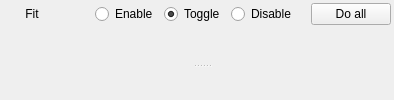
        <widget class="QWidget" name="widget_6" native="true">
         <property name="sizePolicy">
          <sizepolicy hsizetype="Expanding" vsizetype="Preferred">
           <horstretch>0</horstretch>
           <verstretch>0</verstretch>
          </sizepolicy>
         </property>
         <layout class="QVBoxLayout" name="verticalLayout_4">
          <property name="leftMargin">
           <number>9</number>
          </property>
          <property name="topMargin">
           <number>0</number>
          </property>
          <property name="rightMargin">
           <number>0</number>
          </property>
          <property name="bottomMargin">
           <number>0</number>
          </property>
          <item>
           <widget class="QWidget" name="widget_4" native="true">
            <layout class="QVBoxLayout" name="verticalLayout_5">
             <property name="spacing">
              <number>6</number>
             </property>
             <property name="leftMargin">
              <number>3</number>
             </property>
             <property name="topMargin">
              <number>3</number>
             </property>
             <property name="rightMargin">
              <number>3</number>
             </property>
             <property name="bottomMargin">
              <number>0</number>
             </property>
             <item>
              <layout class="QHBoxLayout" name="horizontalLayout_18">
               <property name="topMargin">
                <number>0</number>
               </property>
               <item>
                <widget class="QLabel" name="label_12">
                 <property name="font">
                  <font>
                   <family>Arial</family>
                  </font>
                 </property>
                 <property name="text">
                  <string>    Fit</string>
                 </property>
                </widget>
               </item>
               <item>
                <spacer name="horizontalSpacer_11">
                 <property name="orientation">
                  <enum>Qt::Horizontal</enum>
                 </property>
                 <property name="sizeHint" stdset="0">
                  <size>
                   <width>40</width>
                   <height>20</height>
                  </size>
                 </property>
                </spacer>
               </item>
               <item>
                <widget class="QWidget" name="widget_2" native="true">
                 <property name="minimumSize">
                  <size>
                   <width>20</width>
                   <height>0</height>
                  </size>
                 </property>
                 <layout class="QHBoxLayout" name="horizontalLayout_27">
                  <property name="topMargin">
                   <number>0</number>
                  </property>
                  <property name="bottomMargin">
                   <number>0</number>
                  </property>
                  <item>
                   <widget class="QRadioButton" name="enable_point_radioutton">
                    <property name="sizePolicy">
                     <sizepolicy hsizetype="Preferred" vsizetype="Fixed">
                      <horstretch>0</horstretch>
                      <verstretch>0</verstretch>
                     </sizepolicy>
                    </property>
                    <property name="text">
                     <string>Enable</string>
                    </property>
                   </widget>
                  </item>
                  <item>
                   <widget class="QRadioButton" name="toggle_point_radiobutton">
                    <property name="sizePolicy">
                     <sizepolicy hsizetype="Preferred" vsizetype="Fixed">
                      <horstretch>0</horstretch>
                      <verstretch>0</verstretch>
                     </sizepolicy>
                    </property>
                    <property name="text">
                     <string>Toggle</string>
                    </property>
                    <property name="checked">
                     <bool>true</bool>
                    </property>
                   </widget>
                  </item>
                  <item>
                   <widget class="QRadioButton" name="disable_point_radiobutton">
                    <property name="sizePolicy">
                     <sizepolicy hsizetype="Preferred" vsizetype="Fixed">
                      <horstretch>0</horstretch>
                      <verstretch>0</verstretch>
                     </sizepolicy>
                    </property>
                    <property name="text">
                     <string>Disable</string>
                    </property>
                   </widget>
                  </item>
                 </layout>
                </widget>
               </item>
               <item>
                <widget class="QPushButton" name="p_enable_all_button">
                 <property name="sizePolicy">
                  <sizepolicy hsizetype="Preferred" vsizetype="Fixed">
                   <horstretch>0</horstretch>
                   <verstretch>0</verstretch>
                  </sizepolicy>
                 </property>
                 <property name="maximumSize">
                  <size>
                   <width>200</width>
                   <height>16777215</height>
                  </size>
                 </property>
                 <property name="font">
                  <font>
                   <family>Arial</family>
                  </font>
                 </property>
                 <property name="text">
                  <string>Do all</string>
                 </property>
                </widget>
               </item>
              </layout>
             </item>
             <item>
              <widget class="QWidget" name="widget_5" native="true">
               <layout class="QVBoxLayout" name="verticalLayout_8">
                <property name="leftMargin">
                 <number>0</number>
                </property>
                <property name="topMargin">
                 <number>0</number>
                </property>
                <property name="rightMargin">
                 <number>0</number>
                </property>
                <property name="bottomMargin">
                 <number>0</number>
                </property>
                <item>
                 <widget class="QSplitter" name="analysis_plots_splitter">
                  <property name="sizePolicy">
                   <sizepolicy hsizetype="Preferred" vsizetype="Expanding">
                    <horstretch>0</horstretch>
                    <verstretch>0</verstretch>
                   </sizepolicy>
                  </property>
                  <property name="styleSheet">
                   <string notr="true">QSplitter::handle {
	image:url(:/icons/vert_split_dots.png);
	width: 20px;
	height: 10px;
}</string>
                  </property>
                  <property name="orientation">
                   <enum>Qt::Vertical</enum>
                  </property>
                  <property name="handleWidth">
                   <number>5</number>
                  </property>
                  <widget class="QWidget" name="charge_widget_2" native="true">
                   <property name="sizePolicy">
                    <sizepolicy hsizetype="Expanding" vsizetype="Preferred">
                     <horstretch>0</horstretch>
                     <verstretch>0</verstretch>
                    </sizepolicy>
                   </property>
                   <layout class="QVBoxLayout" name="verticalLayout_11">
                    <property name="spacing">
                     <number>0</number>
                    </property>
                    <property name="leftMargin">
                     <number>0</number>
                    </property>
                    <property name="topMargin">
                     <number>0</number>
                    </property>
                    <property name="rightMargin">
                     <number>0</number>
                    </property>
                    <property name="bottomMargin">
                     <number>6</number>
                    </property>
                    <item>
                     <widget class="QTangoStripTool" name="fit_widget" native="true">
                      <property name="sizePolicy">
                       <sizepolicy hsizetype="Expanding" vsizetype="Expanding">
                        <horstretch>0</horstretch>
                        <verstretch>0</verstretch>
                       </sizepolicy>
                      </property>
                     </widget>
                    </item>
                   </layout>
                  </widget>
                  <widget class="QWidget" name="widget_8" native="true">
                   <property name="sizePolicy">
                    <sizepolicy hsizetype="Expanding" vsizetype="Preferred">
                     <horstretch>0</horstretch>
                     <verstretch>0</verstretch>
                    </sizepolicy>
                   </property>
                   <layout class="QVBoxLayout" name="verticalLayout_12">
                    <property name="spacing">
                     <number>0</number>
                    </property>
                    <property name="leftMargin">
                     <number>0</number>
                    </property>
                    <property name="topMargin">
                     <number>6</number>
                    </property>
                    <property name="rightMargin">
                     <number>0</number>
                    </property>
                    <property name="bottomMargin">
                     <number>0</number>
                    </property>
                    <item>
                     <widget class="QTangoStripTool" name="charge_widget" native="true">
                      <property name="sizePolicy">
                       <sizepolicy hsizetype="Expanding" vsizetype="Expanding">
                        <horstretch>0</horstretch>
                        <verstretch>0</verstretch>
                       </sizepolicy>
                      </property>
                     </widget>
                    </item>
                   </layout>
                  </widget>
                 </widget>
                </item>
               </layout>
              </widget>
             </item>
            </layout>
           </widget>
          </item>
         </layout>
        </widget>
